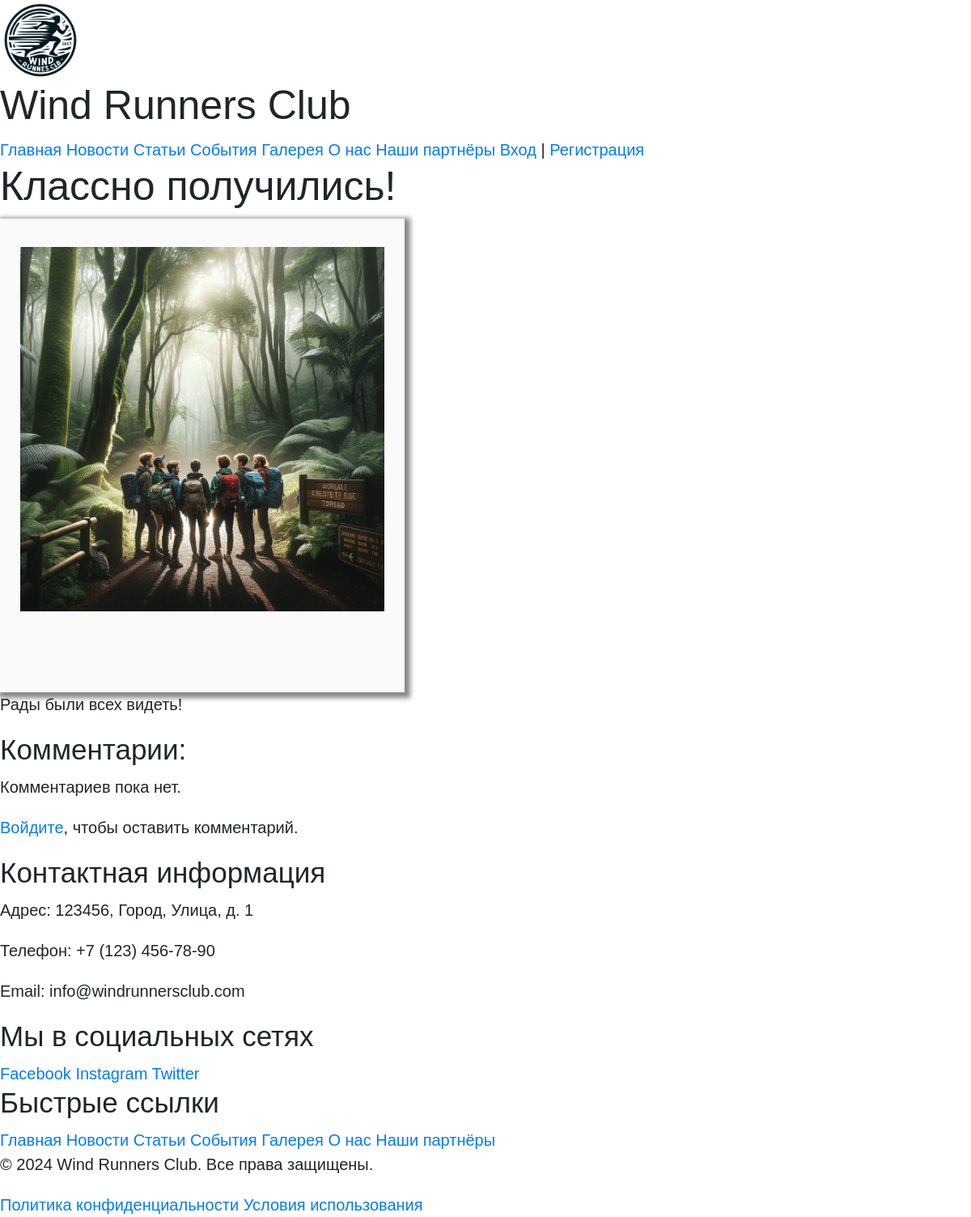
/gallery/1/, run on the app's committed database.
### gallery/models.py (models this page shows, shortened)
class Image(models.Model):
    title = models.CharField(max_length=256)
    description = models.TextField(blank=True)
    category = models.ForeignKey(Category, on_delete=models.CASCADE, parent_link='images')
    image = models.ImageField(upload_to='gallery/', default='defaults/wrc_emblem.webp')
    uploaded_by = models.ForeignKey(User, on_delete=models.CASCADE, related_name='uploaded_images')
    upload_date = models.DateTimeField(auto_now_add=True)
    event = models.ForeignKey(Event, on_delete=models.CASCADE, related_name='images', null=True)
    class Meta:
        verbose_name = 'Изображение'
        verbose_name_plural = 'Изображения'

### gallery/views.py (the view, shortened to what this page needs)
# urls.py: path('<int:image_id>/', views.gallery_detail, name='gallery_detail'),
def gallery_detail(request, image_id):
    image = get_object_or_404(Image, pk=image_id)
    comments = image.comments.all()
    form = forms.CommentForm()
    context = {'image': image,
               'comments': comments,
               'form': form}
    return render(request, 'gallery/gallery_detail.html', context)

### gallery/templates/gallery/gallery_detail.html
{% extends 'base.html' %}
{% block content %}
<div class="image-detail">
    <h1>{{ image.title }}</h1>
    <img src="{{ image.image.url }}" alt="{{ image.title }}" class="custom-img">
    <p>{{ image.description }}</p>
</div>
<div class="comments">
    <h3>Комментарии:</h3>
    {% for comment in image.comments.all %}
    <div class="comment">
        <p><strong>{{ comment.author.username }}:</strong> {{ comment.text }}</p>
        <p>{{ comment.created_date }}</p>
    </div>
    {% empty %}
    <p>Комментариев пока нет.</p>
    {% endfor %}
</div>
{% if user.is_authenticated %}
<div class="comment-form">
    <h3>Добавить комментарий</h3>
    <form method="post">
        {% csrf_token %}
        {{ form.as_p }}
        <button type="submit">Отправить</button>
    </form>
</div>
{% else %}
<p><a href="{% url 'login' %}">Войдите</a>, чтобы оставить комментарий.</p>
{% endif %}
{% endblock %}

### static/css/style.css (style rules this page uses)
* { font-family: Arial; text-decoration: none; font-size: 20px; }
.custom-img { border: 25px solid #fafafa; border-top-width: 35px; border-bottom-width: 100px; -webkit-box-shadow: 3px 3px 6px 4px #888; -moz-box-shadow: 3px 3px 6px 4px #888; box-shadow: 3px 3px 6px 4px #888; width: 500px; height: auto; }

### data on the page
Image: title "Классно получились!", image (picture), description "Рады были всех видеть!"
